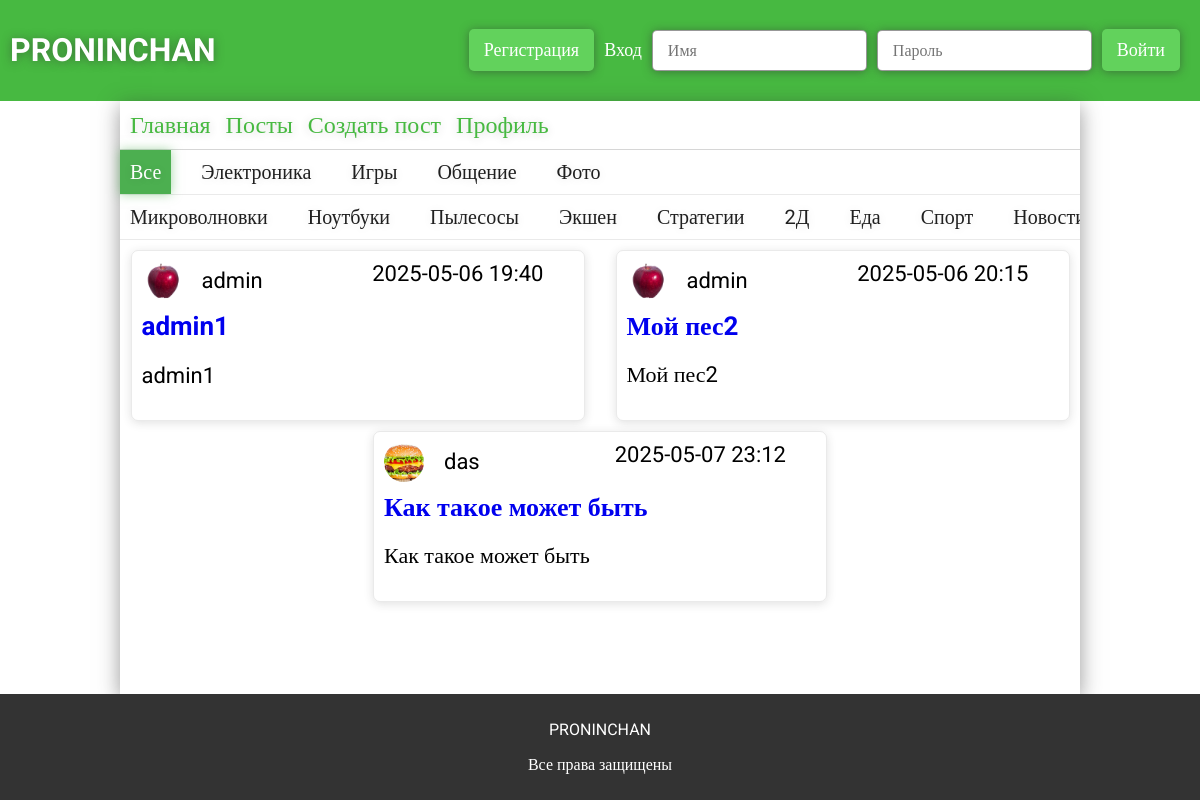
Page /posts on the earlier database version.
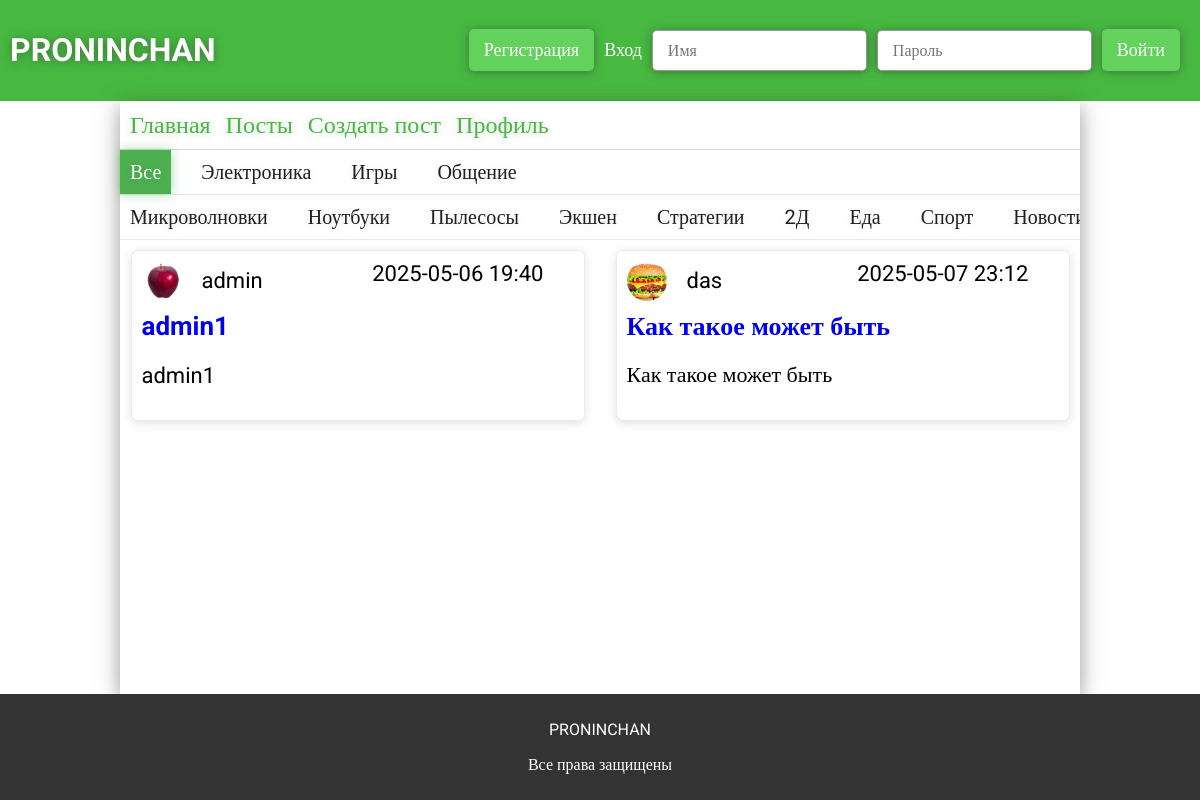
Same page on the later database version.
### app.py (models this page shows)
class ForumSections(db.Model):
    __tablename__ = 'forum_sections'
    id = db.Column(db.Integer, primary_key=True)
    section = db.Column(db.String(32), unique=True, nullable=False)
    category = db.relationship('ForumCategory', backref='section', lazy=True, cascade="all, delete-orphan")
    posts = db.relationship('ForumPosts', backref='section', lazy=True, cascade="all, delete-orphan")

class ForumCategory(db.Model):
    __tablename__ = 'forum_categories'
    id = db.Column(db.Integer, primary_key=True)
    category = db.Column(db.String(32), unique=True, nullable=False)
    section_id = db.Column(db.Integer, db.ForeignKey('forum_sections.id'), nullable=False)
    posts = db.relationship('ForumPosts', backref='category', lazy=True, cascade="all, delete-orphan")

class ForumPosts(db.Model):
    __tablename__ = 'forum_posts'
    id = db.Column(db.Integer, primary_key=True)
    user_id = db.Column(db.Integer, db.ForeignKey('users.id'), nullable=False)
    theme = db.Column(db.String(124), nullable=False)
    text = db.Column(db.Text, nullable=False)
    section_id = db.Column(db.Integer, db.ForeignKey('forum_sections.id'), nullable=False)
    category_id = db.Column(db.Integer, db.ForeignKey('forum_categories.id'), nullable=False)
    created_at = db.Column(db.DateTime, default=datetime.now)
    user = db.relationship("Users", backref="posts")
    sections = db.relationship("ForumSections")
    categories = db.relationship("ForumCategory")
    all_comments = db.relationship("ForumComments", backref="forum_post", cascade="all, delete-orphan")

class Users(db.Model):
    __tablename__ = 'users'
    id = db.Column(db.Integer, primary_key=True)
    username = db.Column(db.String(32), unique=True, nullable=False)
    photo = db.Column(db.String(124))
    email = db.Column(db.String(64), unique=True, nullable=False)
    password = db.Column(db.String(30), nullable=False)
    access = db.Column(db.String(64), nullable=False, default='user')
    all_posts = db.relationship("ForumPosts", backref="user_author", cascade="all, delete-orphan")
    all_comments = db.relationship("ForumComments", backref="user_author")

### app.py (the view)
@app.route('/posts')
def posts():
    sections = ForumSections.query.all()
    category = ForumCategory.query.all()
    posts = ForumPosts.query.all()
    if 'user' in session:
        try:
            access = (Users.query.filter_by(id=session['user']).first()).access
        except:
            return redirect(url_for('logout'))
        return render_template('posts.html', posts=posts, category=category, sections=sections, access=access)
    else:
        return render_template('posts.html', posts=posts, category=category, sections=sections)

### templates/posts.html (shortened to what this page needs)
{% extends 'main.html' %}
{% block main %}
<link rel="stylesheet" href="{{url_for('static', filename='css/posts.css')}}">
<div class="posts">
    <div class="posts-sections">
        <p class="section" data-section-id="all">Все</p>
        {% for section in sections %}
            <p class="section" data-section-id="{{section.id}}">{{section.section}}</p>
        {% endfor %}
    </div>
    <div class="posts-categories">
        {% for category in category %}
            <p class="category" data-section-id="{{category.section_id}}" data-category-id="{{category.id}}">{{category.category}}</p>
        {% endfor %}
    </div>
    <div class="posts-container">
        {% for post in posts %}
            <div class="post" id="post-{{post.id}}" data-section-id="{{post.sections.id}}" data-category-id="{{post.categories.id}}">
                <div class="posts-container-created">
                    <div>
                        <img src="{{ url_for('static', filename=post.user.photo) if post.user.photo else url_for('static', filename='img/person.svg') }}" alt="">
                        <p class="user-{{post.user.id}}">{{post.user.username}}{% if access == 'admin' %}<button class="ban-button" value="{{post.user.id}}" data-user="{{post.user.username}}">забанить</button>{% endif %}</p>
                    </div>
                    <p class="post-created">{{post.created_at.strftime('%Y-%m-%d %H:%M')}}</p>
                </div>
                <a class="post-theme" href="{{url_for('post', post=post.id)}}">{{post.theme}}</a>
                <p class="post-text"  data-text="{{post.text}}">{{post.text | truncate(150, True, '...')}}</p>
            </div>
        {% endfor %}
    </div>
</div>
{% endblock %}

### templates/main.html (shortened to what this page needs)
{% extends 'base.html' %}

### templates/base.html (shortened to what this page needs)
<!DOCTYPE html>
<html lang="en">
<head>
    <link rel="stylesheet" href="{{ url_for('static', filename='css/base.css') }}">
</head>
<body>
    <header class="header">
        <h1>PRONINCHAN</h1>
        <div>
            {% if not session['user'] %}
            <button id="reg-btn">Регистрация</button>
            <form action="" id="log-form">
                <p id="log-message">Вход</p>
                <input type="text" name="login" id="login" placeholder="Имя">
                <input type="password" name="password" id="password" placeholder="Пароль">
                <button>Войти</button>
            </form>
            {% else %}
                <button><a href="{{url_for('logout')}}">Выйти</a></button>
            {% endif %}
        </div>
    </header>
    <main class="main">
        <div class="main-links">
            <a href="{{url_for('main')}}">Главная</a>
            <a href="{{url_for('posts')}}">Посты</a>
            <a href="{{url_for('create')}}">Создать пост</a>
            <a href="{{url_for('profile')}}">Профиль</a>
        </div>
        {% block main %}{% endblock %}
    </main>
    <footer class="footer">
        <p>PRONINCHAN</p>
        <p>Все права защищены</p>
    </footer>
</body>
</html>

### static/css/base.css (style rules this page uses)
* { font-family: "Roboto"; }
body { margin: 0; padding: 0; display: flex; flex-direction: column; min-height: 100vh; }
header { padding: 10px; background-color: #47b941; display: flex; justify-content: space-between; align-items: center; }
header h1 { color: white; text-shadow: 0 1px 10px rgba(51, 51, 51, 0.5); }
header div { display: flex; align-items: center; }
header div form { display: flex; align-items: center; gap: 10px; }
header div button { padding: 10px 15px; border: none; border-radius: 5px; background-color: #62d25c; color: white; margin-right: 10px; font-size: 18px; cursor: pointer; transition: 0.3s ease; box-shadow: 0 1px 10px rgba(51, 51, 51, 0.5); }
header div input { margin: 0; padding: 10px 15px; border-radius: 5px; font-size: 16px; border: 1px solid rgba(51, 51, 51, 0.5); box-shadow: 0 1px 10px rgba(51, 51, 51, 0.5); }
header div p { font-size: 18px; color: white; }
.main { box-shadow: 0px 5px 20px rgba(51, 51, 51, 0.5); width: 80%; margin: 0 auto; display: flex; flex-direction: column; flex: 1; }
.main .main-links { padding: 10px; display: flex; gap: 15px; font-size: 24px; border-bottom: 1px solid rgba(51, 51, 51, 0.2); }
.main .main-links a { text-decoration: none; color: #47b941; transition: 0.3s ease; text-shadow: 0 1px 10px rgba(51, 51, 51, 0.2); }
.footer { background-color: rgb(51, 51, 51); color: white; text-align: center; padding: 10px; }

### static/css/posts.css (style rules this page uses)
.posts .posts-sections, .posts .posts-categories { display: flex; border-bottom: 1px solid rgba(51, 51, 51, 0.1); gap: 20px; transition: 0.3s ease; }
.posts .posts-sections p, .posts .posts-categories p { margin: 0; padding: 10px 10px; cursor: pointer; font-size: 20px; color: rgb(31, 31, 31); text-shadow: 0 1px 10px rgba(51, 51, 51, 0.1); }
.posts .posts-categories { overflow: hidden; }
.posts .posts-container { margin-top: 10px; display: flex; flex-wrap: wrap; gap: 10px; justify-content: space-around; }
.posts .posts-container .post { width: 45%; padding: 10px; max-height: 200px; border: 1px solid rgba(51, 51, 51, 0.1); box-shadow: 0 2px 10px rgba(51, 51, 51, 0.15); border-radius: 7px; overflow: hidden; display: flex; flex-direction: column; flex-wrap: wrap; position: relative; }
.posts .posts-container .post .post-theme { flex: 1; text-decoration: none; font-size: 26px; font-weight: bolder; margin: 10px 0; }
.posts .posts-container .post .post-text { font-size: 22px; margin-top: 10px; }
.posts .posts-container .post div { display: flex; justify-content: space-between; font-size: 22px; }
.posts .posts-container .post div p { margin: 0; }
.posts .posts-container .posts-container-created div { display: flex; align-items: center; }
.posts .posts-container .posts-container-created div img { width: 40px; height: 40px; border-radius: 50%; overflow: hidden; -o-object-fit: cover; object-fit: cover; margin-right: 20px; }
.posts .posts-container .posts-container-created .post-created { margin-right: 30px; }
.active { background-color: #4CAF50; color: white !important; box-shadow: 0 0 10px rgba(76, 175, 80, 0.5); text-shadow: 0 1px 10px rgba(51, 51, 51, 0.1); }

Differences in the rows shown:
removed ForumSections: section "Фото"
removed ForumPosts: photo (picture), user.username "admin", created_at "2025-05-06 20:15", theme "Мой пес2", text "Мой пес2"
